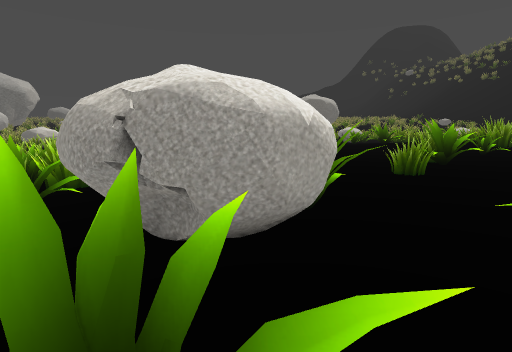
View 1 (above)

24 first-person views from a walk through a level from a Godot 3-D game. The camera is 1.3 m above the floor, tilts 8° down and sees 80° across. The floor is counted in squares, 1 m on a side. Each view is taken from the middle of a square. On the plan, view 1 faces up. The plan holds only what a view shows up to about 14 squares ahead; the rest is blank. The place goes on beyond the plan. Some surface patterns are stand-ins.

View 2
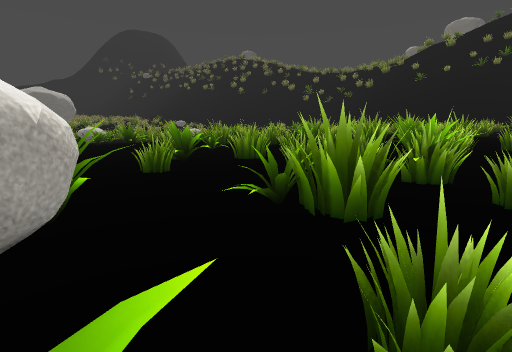

View 3
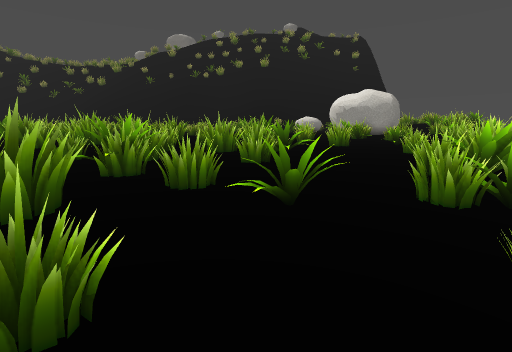

View 4
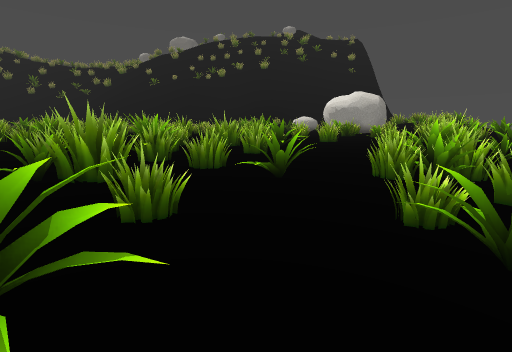

View 5
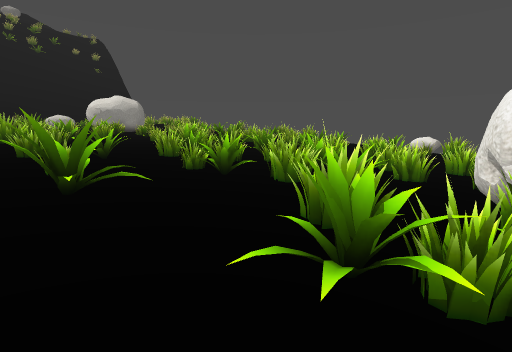

View 6
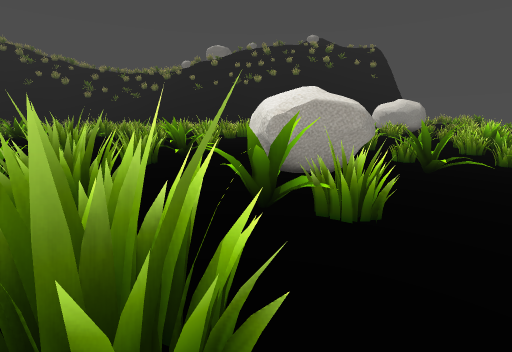

View 7
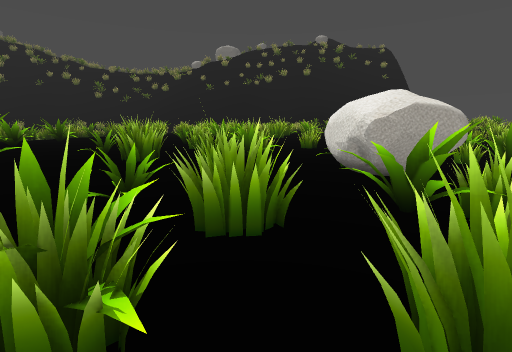

View 8
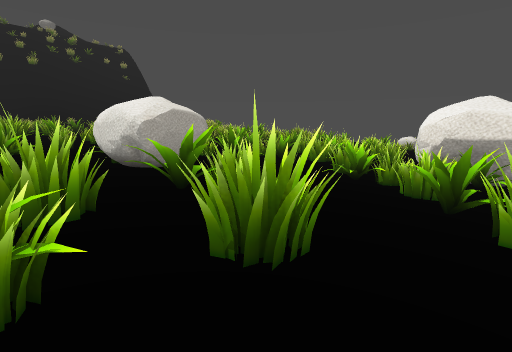

View 9
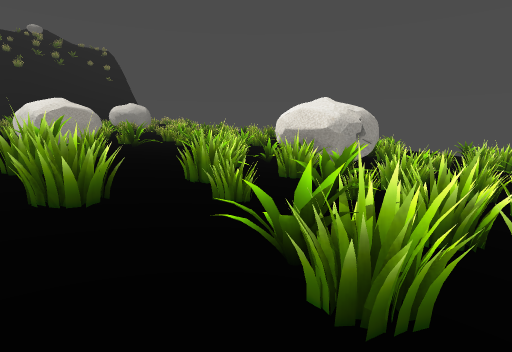

View 10
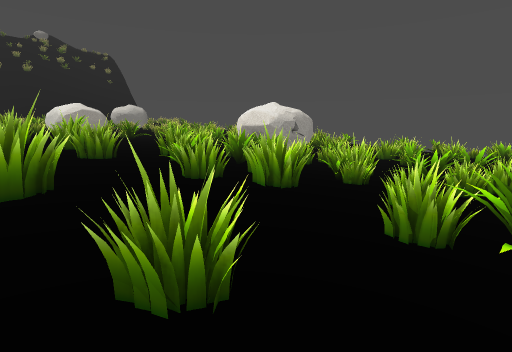

View 11
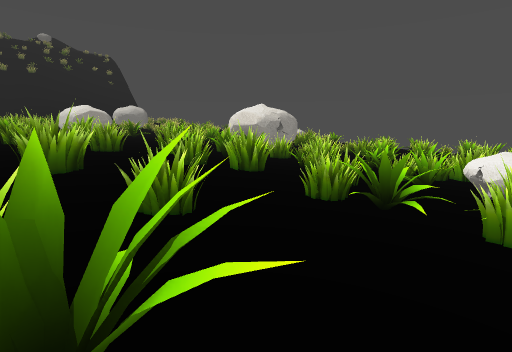

View 12
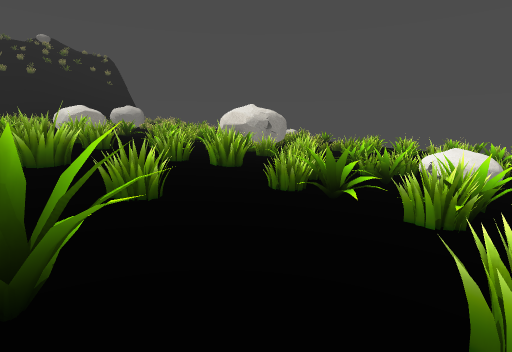

View 13
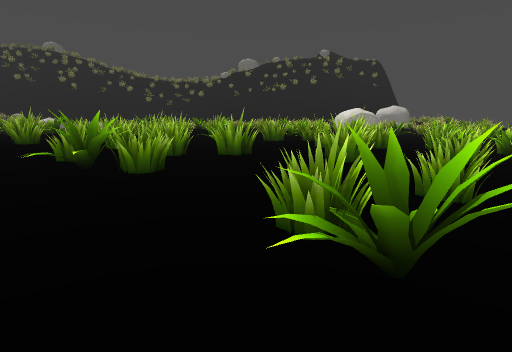

View 14
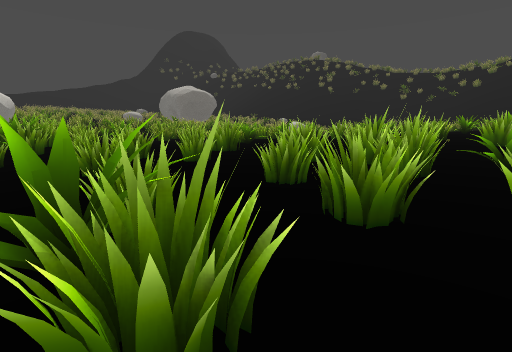

View 15
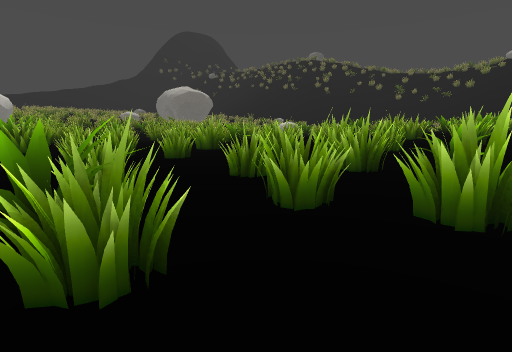

View 16
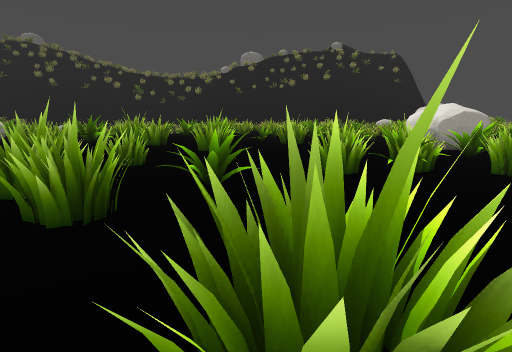

View 17
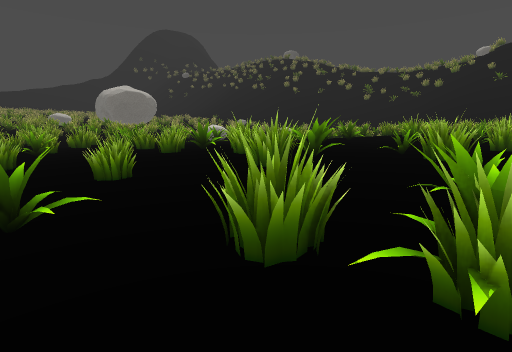

View 18
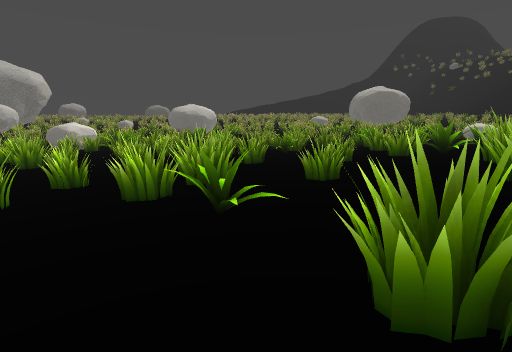

View 19
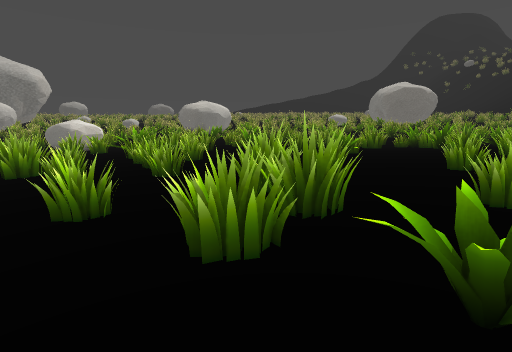

View 20
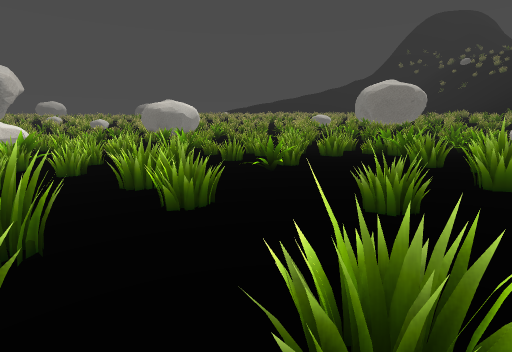

View 21
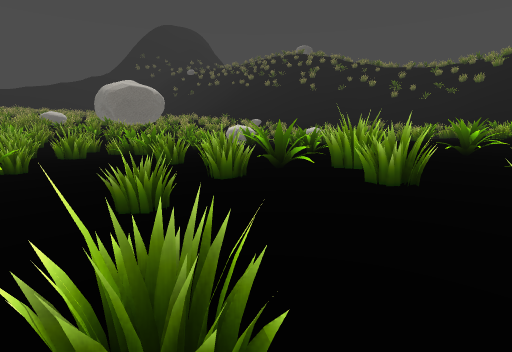

View 22
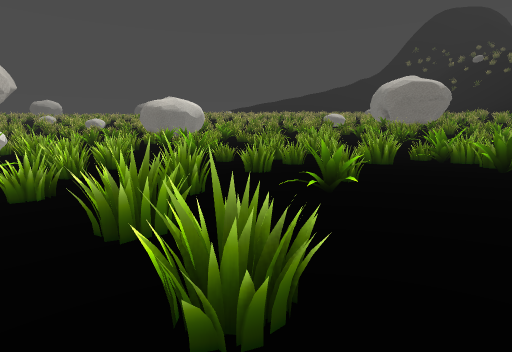

View 23
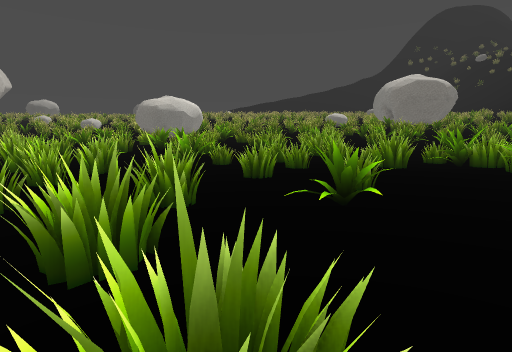

View 24
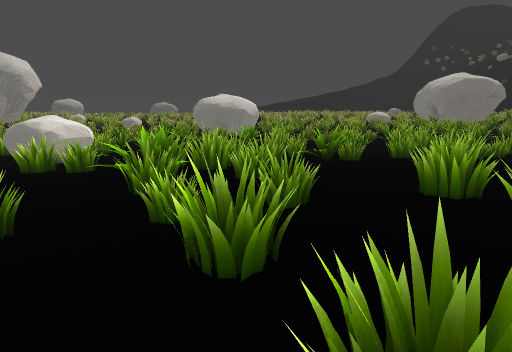

### Floor plan
Key: @ floor where view 1 was taken; # wall or solid block; x gap in a wall; . main floor; : floor 0.25 m higher than the main floor; - floor 0.25 m lower than the main floor; + floor 0.5 m higher than the main floor; _ floor 0.5 m lower than the main floor; < floor 0.75 m lower than the main floor; ( floor 1 m lower than the main floor; ! floor 1.25 m lower than the main floor; / step, stairs or slope; = window, fence, low wall or low ledge; ^ raised ledge; O other object.
Columns run from 23 left of view 1 to 12 right of it. Each row starts with its distance up from view 1.
 32   #     =   ==    == ====
 31 ###     ==  =   =   ===#=
 30    =     =   .= = = ===#=
 29   #=   = ==.==    =======
 28   ==== ====..=  ==:#====
 27     == .====          =
 26         ..=..  =::    ====
 25    =-- ##.=..   :=   =# ==
 24    =-- ==....==.:=   =
 23     =    ===.==.== ::=
 22     = == =.......::::=
 21       =  ==..==.. :::==
 20       # -.=..=...  ::=  ==
 19        -=-==..==  ::===+
 18        -=--. = . ==:  #=
 17        ----- ==...::  ##      =
 16       /=--==-=#..=:  ==   ==  #
 15       ##=-=-==#.==.
 14       ==_==-#=-....:=##           #
 13       == =#---==....==#          ==
 12       _  _=#--=-....::  /=       =
 11 ( /=<<<_  ##----.....:: #+     =
 10 ((===<<____-----= ...::==   == =   =
  9   =/<<<_#=  ----/O.==.:::   #=     #
  8 =  (<=<_#=  ==--==x=..==/   #+= ===#
  7 =    =<<__     --.==.::/====+ === ==
  6 ((   <<<___     ==....::/         =#
  5 (====  <<==    -#-.#=.##/   +=     #
  4 =====( =#=/_=   -- #/####  ::= == #=
  3  =(((=(#==<_= =    =.#### =:::++= =
  2  !==(    =<#==##=-   ...::#=:=#====
  1  ^^==  ==  #=###= --  #=.=:::==+++x
  0    !==  =  =# ###=/-  O@==::==   ##
 -1      = ##= ===#=====-- .   =/::==#=
 -2     =/#=#=##=#=#===#=      == :+ #=
 -3    #=!//!===#==##=###- ===.    :+=/
 -4    =#=     = =######===##=.==:
 -5      =#    ==#######=###  ===:=
 -6   =  ##    (==#   # _ =##=====#  ==
 -7   #         ==#     _  # =###=#= ===
 -8   =         ==#    ===   ##=  =###==
 -9           x#       === #=       ###
-10           =#        #==#=       #==

Positions as (right, up) in squares from view 1, and headings:
1: (0, 0), facing up
2: (0, 0), facing up-right
3: (0, -1), facing right
4: (-2, -1), facing right
5: (-6, 2), facing down-right
6: (-8, 5), facing right
7: (-8, 7), facing right
8: (-9, 8), facing down-right
9: (-15, 7), facing down-right
10: (-20, 9), facing down-right
11: (-22, 10), facing down-right
12: (-23, 10), facing down-right
13: (-23, 11), facing right
14: (-17, 12), facing up-right
15: (-17, 11), facing up-right
16: (-14, 12), facing right
17: (-9, 8), facing up-right
18: (-8, 8), facing up
19: (-10, 11), facing up
20: (-7, 14), facing up
21: (-7, 14), facing up-right
22: (-8, 17), facing up
23: (-8, 18), facing up
24: (-13, 18), facing up
